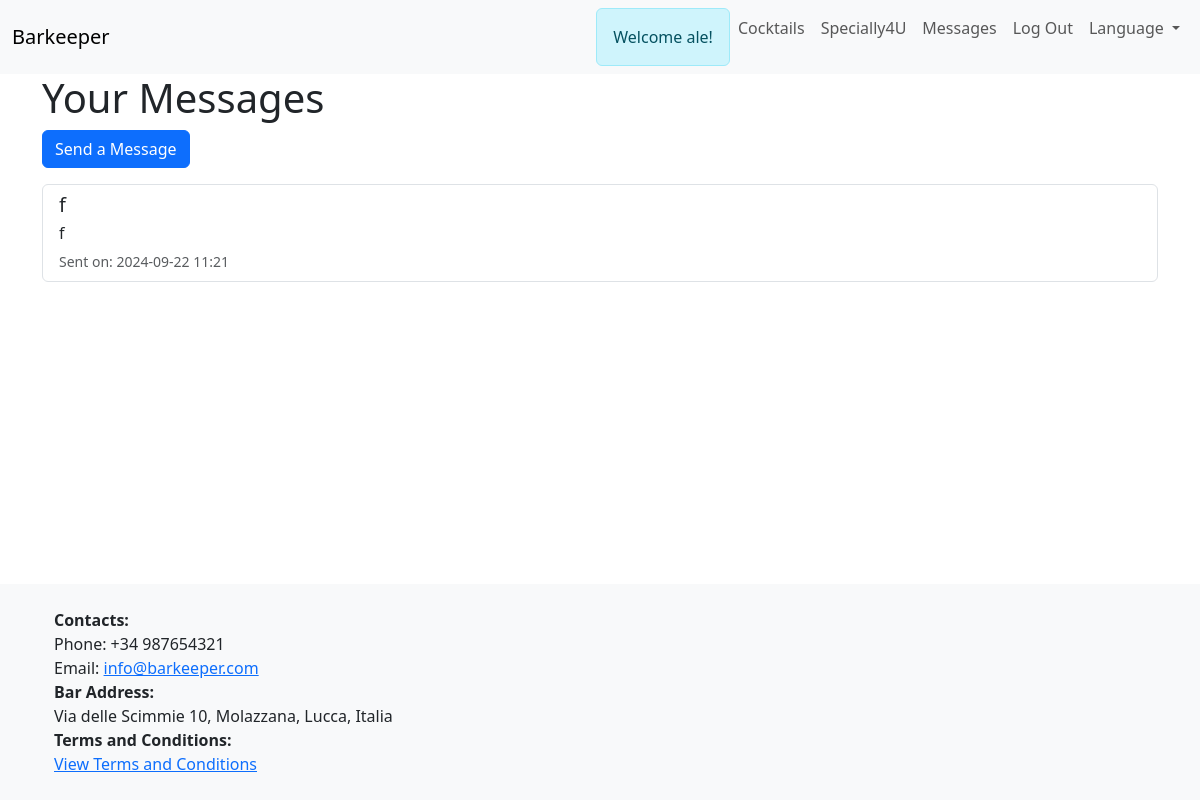
The page /message (signed in) on the database as committed earlier.
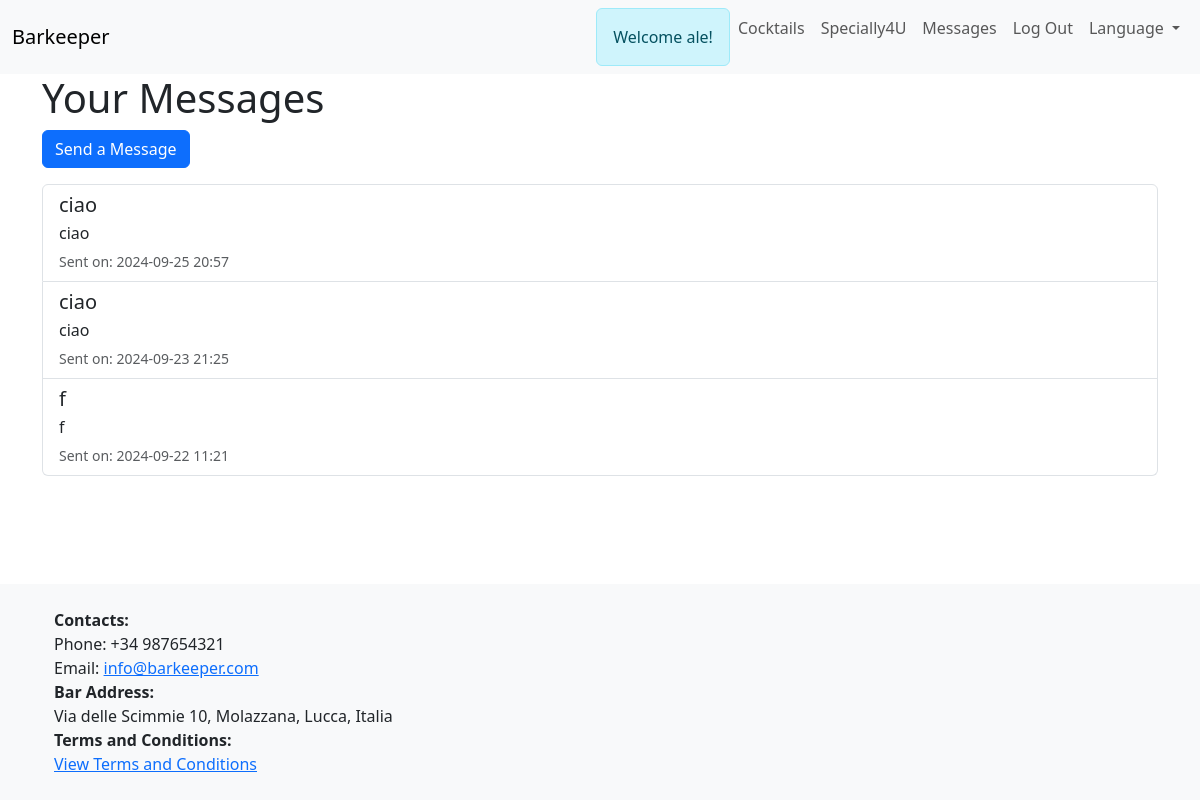
The same page on the database as committed later.
### app/models.py (models this page shows, shortened)
class User(UserMixin, db.Model):
    id = db.Column(db.Integer, primary_key=True)
    username = db.Column(db.String(64), index=True, unique=True)
    email = db.Column(db.String(120), index=True, unique=True)
    password_hash = db.Column(db.String(128))
    messages_sent = db.relationship('UserMessage',
                                    foreign_keys='UserMessage.sender_id',
                                    backref='author', lazy='dynamic')
    message_recived = db.relationship('UserMessage',
                                      foreign_keys='UserMessage.recipient_id',
                                      backref='recipient', lazy='dynamic')
    last_message_read_time = db.Column(db.DateTime)

class UserMessage(db.Model):
    id = db.Column(db.Integer, primary_key=True)
    sender_id = db.Column(db.Integer, db.ForeignKey('user.id'))
    recipient_id = db.Column(db.Integer, db.ForeignKey('user.id'))
    body = db.Column(db.String(140))
    subject = db.Column(db.String(120), nullable=False)
    timestamp = db.Column(db.DateTime, index=True, default=datetime.utcnow)

### app/routes.py (the view)
@app.route('/message', methods=['GET'])
def message():
    messages = UserMessage.query.filter(
        (UserMessage.sender_id == current_user.id) |
        (UserMessage.recipient_id == current_user.id)
    ).order_by(UserMessage.timestamp.desc()).all()
    return render_template('message.html', messages=messages, title=_('Your Messages'))

### app/__init__.py (called while the page is built)
def get_locale():
    return session.get('lang', request.accept_languages.best_match(app.config['LANGUAGES']))

@app.context_processor
def inject_locale():
    return dict(get_locale=get_locale)

### app/models.py (called while the page is built)
@login.user_loader
def load_user(id):
    return User.query.get(int(id))

### app/templates/message.html
{% extends 'base.html' %}
{% block content %}
    <h1>{{ title }}</h1>
    <a href="{{ url_for('send_message') }}" class="btn btn-primary">{{ _('Send a Message') }}</a>
    {% if messages %}
        <div class="list-group mt-3">
            {% for message in messages %}
                <div class="list-group-item">
                    <h5 class="mb-1">{{ message.subject }}</h5>
                    <p class="mb-1">{{ message.body }}</p>
                    <small class="text-muted">{{ _('Sent on:') }} {{ message.timestamp.strftime('%Y-%m-%d %H:%M') }}</small>
                </div>
            {% endfor %}
        </div>
    {% else %}
        <p class="mt-3">{{ _('No messages to display.') }}</p>
    {% endif %}
{% endblock %}

### app/templates/base.html (shortened to what this page needs)
<!DOCTYPE html>
<html lang="{{ get_locale() }}">
<head>
    <link rel="stylesheet" href="{{ url_for('static', filename='css/bootstrap.min.css') }}">
    <link rel="stylesheet" href="{{ url_for('static', filename='css/styles.css') }}">
</head>
<body class="{% block body_class %}default-page{% endblock %}">
    {% block nav_bar %}
    <nav class="navbar navbar-expand-lg navbar-light bg-light">
        <div class="container-fluid">
            <a class="navbar-brand" href="{{ url_for('index') }}">Barkeeper</a>
            <div class="collapse navbar-collapse" id="navbarNav">
                <ul class="navbar-nav ms-auto">
                    {% if current_user.is_authenticated %}
                    <li class="nav-item">
                        <div class="alert alert-info mb-0" role="alert">
                            {{ _('Welcome') }} {{ current_user.username }}!
                        </div>
                    </li>
                    <li class="nav-item">
                        <a class="nav-link" href="{{ url_for('cocktails') }}">{{ _('Cocktails') }}</a>
                    </li>
                    <li class="nav-item">
                        <a class="nav-link" href="{{ url_for('specially4u') }}">{{ _('Specially4U') }}</a>
                    </li>
                    <li class="nav-item">
                        <a class="nav-link" href="{{ url_for('message') }}">{{ _('Messages') }}</a>
                    </li>
                    <li class="nav-item">
                        <a class="nav-link" href="{{ url_for('logout') }}">{{ _('Log Out') }}</a>
                    </li>
                    <li class="nav-item dropdown">
                        <a class="nav-link dropdown-toggle" href="#" id="languageDropdown" role="button"
                            data-bs-toggle="dropdown" aria-expanded="false">
                            {{ _('Language') }}
                        </a>
                    </li>
                    {% endif %}
                </ul>
            </div>
        </div>
    </nav>
    {% endblock %}
    <div class="container">
        {% block content %}{% endblock %}
    </div>
    <footer class="bg-light text-center text-lg-start mt-auto">
        <div class="container p-4">
            <ul class="list-unstyled mb-0">
                <li><strong>{{ _('Contacts:') }}</strong></li>
                <li>{{ _('Phone:') }} +34 987654321</li>
                <li>{{ _('Email:') }} <a href="mailto:info@barkeeper.com">info@barkeeper.com</a></li>
                <li><strong>{{ _('Bar Address:') }}</strong></li>
                <li>Via delle Scimmie 10, Molazzana, Lucca, Italia</li>
                <li><strong>{{ _('Terms and Conditions:') }}</strong></li>
                <li>
                    <a href="{{ url_for('terms_conditions') }}" target="_blank">{{ _('View Terms and Conditions') }}</a>
                </li>
            </ul>
        </div>
    </footer>
</body>
</html>

### app/static/css/styles.css (style rules this page uses)
html, body { height: 100%; margin: 0; padding: 0; }
.container { flex: 1; }
body { display: flex; flex-direction: column; min-height: 100vh; }
.container { flex-grow: 1; }

Rows that differ between the two databases and show on the page:
added UserMessage: subject "ciao", body "ciao", timestamp "2024-09-25 20:57"
added UserMessage: subject "ciao", body "ciao", timestamp "2024-09-23 21:25"
